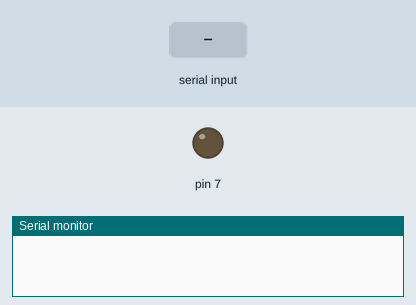
Recording of a sketch running on a simulated Arduino Uno, built with avr-gcc and run on an emulated ATmega328P. On the bench: output pins drawn as LEDs (lit = HIGH), the last lines printed to the serial monitor. The test bench sets the inputs (shaded band).

Above: at 1.2 s.
1.3 s: "1" received over Serial
At 2.1 s:
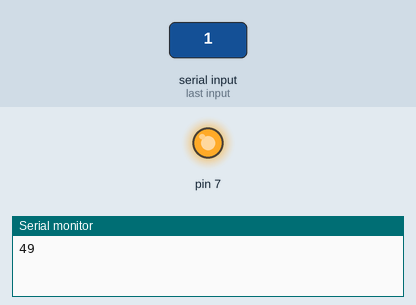
2.8 s: "0" received over Serial
At 3.3 s:
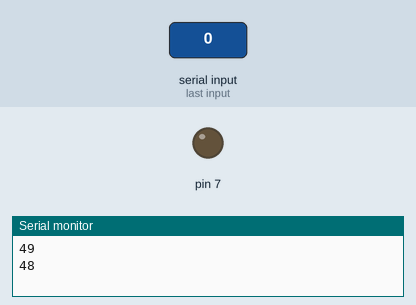
Timing chart, 0 to 5.8 s (numbered marks = the images above; inputs shaded):
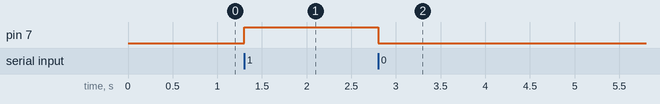

The sketch:

rele_luz11o.ino
```cpp
void setup() {
  pinMode(7,OUTPUT);
  Serial.begin(9600);


}

void loop() {

   if (Serial.available() > 0){
    int  valor = Serial.read();
    Serial.println(valor);
    if (valor == 49)
    digitalWrite(7,HIGH);
  else  digitalWrite(7,LOW);


  delay(1000);
   }
}
```

Measured:
- after the input at 1.3 s, pin 7: LOW → HIGH at once
- after the input at 2.8 s, pin 7: HIGH → LOW at once
